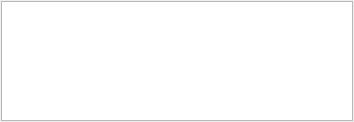
<?xml version="1.0" encoding="UTF-8"?>
<ui version="4.0">
 <class>ModelPhysXRollout</class>
 <widget class="QWidget" name="ModelPhysXRollout">
  <property name="geometry">
   <rect>
    <x>0</x>
    <y>0</y>
    <width>354</width>
    <height>122</height>
   </rect>
  </property>
  <property name="windowTitle">
   <string>PhysX:</string>
  </property>
  <layout class="QVBoxLayout" name="verticalLayout">
   <property name="spacing">
    <number>0</number>
   </property>
   <property name="leftMargin">
    <number>1</number>
   </property>
   <property name="topMargin">
    <number>1</number>
   </property>
   <property name="rightMargin">
    <number>1</number>
   </property>
   <property name="bottomMargin">
    <number>1</number>
   </property>
   <item>
    <widget class="QPlainTextEdit" name="textPhysXLinks">
     <property name="minimumSize">
      <size>
       <width>0</width>
       <height>70</height>
      </size>
     </property>
    </widget>
   </item>
  </layout>
 </widget>
 <resources/>
 <connections/>
</ui>
